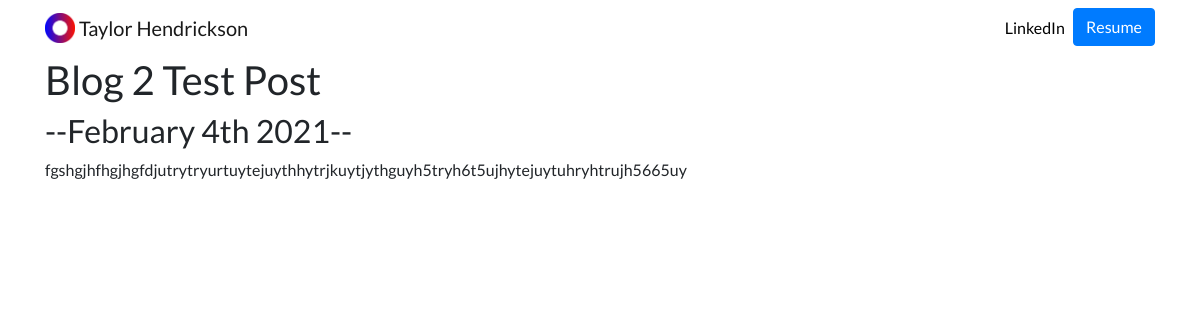
The app's page /blog/2/ with its own data.
### blog/models.py (models this page shows)
class Blog(models.Model):
    title = models.CharField(max_length=200)
    description = models.TextField()
    date = models.DateField()

### blog/views.py (the view)
# urls.py: path('<int:blog_id>/', views.detail, name='detail'),
def detail(request, blog_id):
    blog = get_object_or_404(Blog, pk=blog_id)
    return render(request, 'blog/detail.html',{'blog':blog})

### blog/templates/blog/detail.html
{% extends 'portfolio/base.html' %}
{% block content %}
<h1>{{ blog.title }}</h2>
<h2>--{{ blog.date|date:'F jS Y' }}--</h2>
{{ blog.description|safe }}
{% endblock %}

### portfolio/static/portfolio/custom.css (style rules this page uses)
body { font-family: 'Lato', sans-serif; }

### records on screen
Blog: title "Blog 2 Test Post", date "February 4th 2021", description "fgshgjhfhgjhgfdjutrytryurtuytejuythhytrjkuytjythguyh5tryh6t5ujhytejuytuhryhtrujh5665uy"
